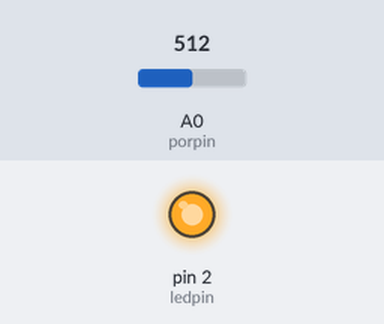
Simulated run of this sketch. Board: Arduino Uno, built with avr-gcc and run on an emulated ATmega328P. On the bench: output pins drawn as LEDs (lit = HIGH). The test bench sets the inputs (shaded band); at power-on: A0 (porpin) = 512.

Above: at 1.3 s.
1.4 s: A0 (porpin) set to 503
At 2.7 s:
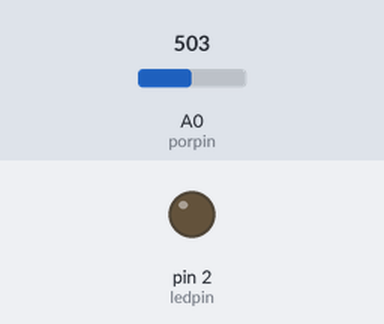
3.0 s: A0 (porpin) set to 716
At 4.0 s:
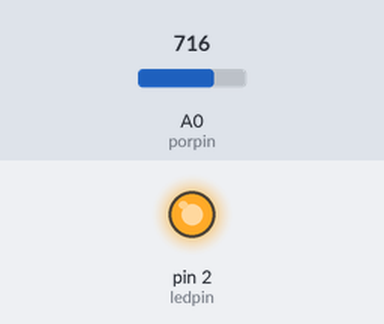
4.5 s: A0 (porpin) set to 511
At 5.1 s:
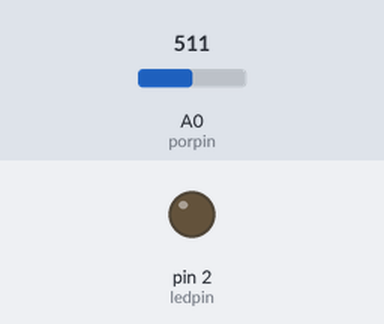
Timing chart, 0 to 7.5 s (numbered marks = the images above; inputs shaded):
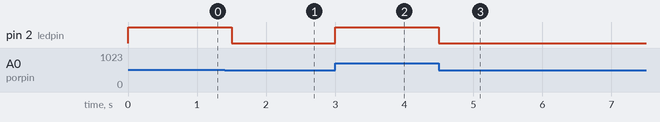

The sketch:

Led_aceso_com_o_Potenciometro.ino
```cpp
#define ledpin 2
#define porpin A0
int valorpot;

void setup(){

  pinMode(ledpin, OUTPUT);

}

void loop(){

  valorpot = analogRead(porpin);
  analogWrite(ledpin, valorpot / 4);
  delay(500);
}
```

Measured:
- the behaviour switches between 512 and 511 on A0 (porpin) (found by bisection; images 0 and 1)
- after the input at 1.4 s, pin 2 (ledpin): HIGH → LOW after 0.10 s
- after the input at 3.0 s, pin 2 (ledpin): LOW → HIGH at once
- after the input at 4.5 s, pin 2 (ledpin): HIGH → LOW at once
